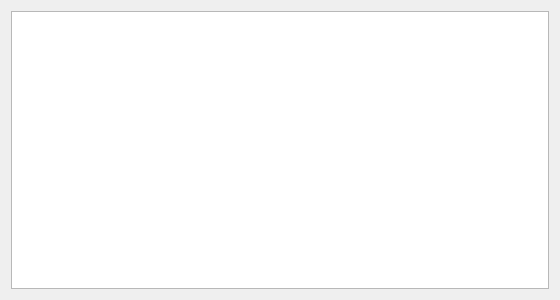
<?xml version="1.0" encoding="UTF-8"?>
<ui version="4.0">
 <class>ResultsTableWidget</class>
 <widget class="QWidget" name="ResultsTableWidget">
  <property name="geometry">
   <rect>
    <x>0</x>
    <y>0</y>
    <width>560</width>
    <height>300</height>
   </rect>
  </property>
  <property name="windowTitle">
   <string>Results Table</string>
  </property>
  <layout class="QVBoxLayout" name="verticalLayout">
   <item>
    <widget class="QTableView" name="_tableView"/>
   </item>
  </layout>
 </widget>
 <resources/>
 <connections/>
</ui>
